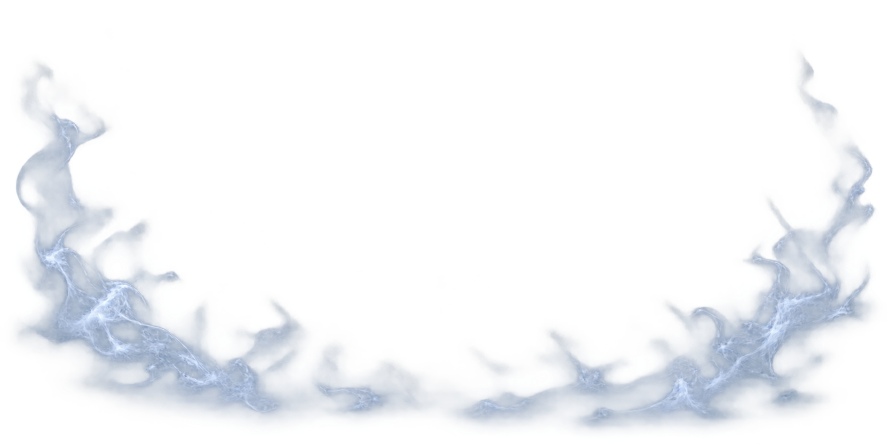
#> input picture work/activity-card-mist-review-v1/temporary-mist-veil.png, 1774 x 887 px (shown at 1/2 size)
$ python -i compose_review.py   (imports and definitions only)
#> lines starting #> are read from the running program, lines starting #| are printed output that depends on the picture
"""Static activity-card concept review only. No website or interactive code."""
from pathlib import Path
import hashlib,json
import numpy as np
from PIL import Image,ImageDraw,ImageFont,ImageFilter,ImageChops,ImageEnhance

ROOT=Path(__file__).resolve().parents[2]
WORK=Path(__file__).resolve().parent
OUT=ROOT/'outputs'
VERSION='v2'
# [1 line that did not run here, left out]
# [1 line that did not run here, left out]
# [1 line that did not run here, left out]
# [1 line not run here, left out]
def source_hashes():
 hashes={}
 for name,expected in PROTECTED.items():
  actual=hashlib.sha256((OUT/name).read_bytes()).hexdigest().upper()
  if actual!=expected:raise RuntimeError('Protected asset mismatch: '+name)
  hashes[name]=actual
 return hashes
# [1 line that did not run here, left out]
# [1 line not run here, left out]
# [1 line that did not run here, left out]
TITLE=(443,65,1093,280)

# [1 line that did not run here, left out]
def font(size,bold=False,sans=False):
 return ImageFont.truetype('C:/Windows/Fonts/arial.ttf' if sans else 'C:/Windows/Fonts/georgiab.ttf' if bold else 'C:/Windows/Fonts/georgia.ttf',size)

def artwork(name):
 im=Image.open(WORK/name).convert('RGBA')
 # Remove only virtually invisible generation dust on temporary materials.
 im.putalpha(im.getchannel('A').point(lambda a:0 if a<=4 else a))
 box=im.getchannel('A').point(lambda a:255 if a>7 else 0).getbbox()
 if box is None:raise RuntimeError('Empty generated artwork: '+name)
 return im.crop(box)

def fit(im,w,h):
 im=im.copy();im.thumbnail((w,h),Image.Resampling.LANCZOS)
 return im

def multiplied_alpha(im,factor):
 result=im.copy()
 result.putalpha(result.getchannel('A').point(lambda a:round(a*factor)))
 return result

def words(layer,value,cx,cy,size,bold=False,selected=False,sans=False):
 f=font(size,bold,sans)
 d=ImageDraw.Draw(layer)
 b=d.textbbox((0,0),value,font=f)
 x=round(cx-(b[2]-b[0])/2);y=round(cy-(b[3]-b[1])/2-b[1])
 # Names are opaque, with only a tight glyph-shaped contact shadow.
 shadow=blank()
 sd=ImageDraw.Draw(shadow)
 sd.text((x,y+1),value,font=f,fill=(6,9,17,200),stroke_width=1,stroke_fill=(6,9,17,200))
 shadow=shadow.filter(ImageFilter.GaussianBlur(.6))
 layer.alpha_composite(shadow)
 d=ImageDraw.Draw(layer)
 colour=(254,225,177,255) if selected else (237,231,214,255)
 d.text((x,y),value,font=f,fill=colour,stroke_width=1,stroke_fill=(10,13,22,255))

# [1 line that did not run here, left out]
MIST=artwork('temporary-mist-veil.png')
#> call 2 of artwork, with name = 'temporary-mist-veil.png'
#> in artwork, im is the input picture: PIL image 1774x887 RGBA; mean R, G, B, A 40.2, 47.9, 57.5, 26.8
#> in artwork (call 2), `box=im.getchannel('A').point(lambda a:255 if a>7 else 0).getbbox()`: box = (23, 101, 1757, 872)
#> in artwork (call 2), `return im.crop(box)`:
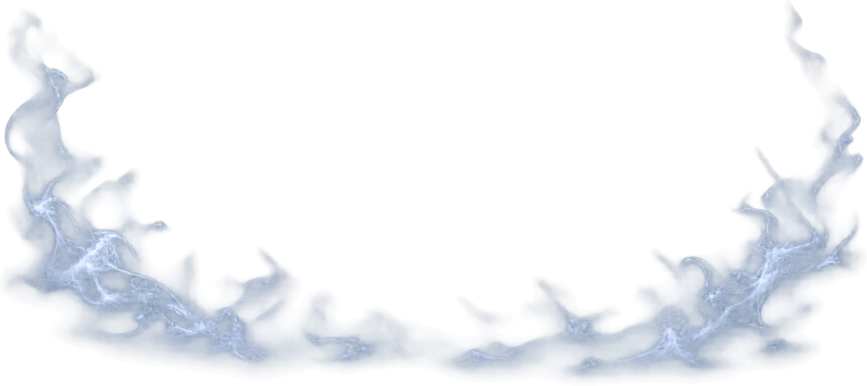
#> returned value: PIL image 1734x771 RGBA (shown at 1/2 size); mean R, G, B, A 47.2, 55.8, 66.9, 31.4; transparent parts drawn white
LAYOUT=[(78,340),(558,365),(1038,340)]
COMPONENTS=[]

def vision(index,focus=False):
 layer=blank()
 x,y=LAYOUT[index]
 scene=fit(SCENES[index],420,315)
 sx=x+(420-scene.width)//2
 sy=y+(315-scene.height)//2
 layer.alpha_composite(scene,(sx,sy))
 mist=MIST.resize((456,245),Image.Resampling.LANCZOS)
 # Reverse the asymmetric veil on one example to avoid repeated visual contours.
 if index==2:mist=mist.transpose(Image.Transpose.FLIP_LEFT_RIGHT)
 # Raw generated veil was too dense; restrained compositing avoids a cloud frame.
 if index==1:
  # Foreground mist crosses the actual lower path, so withdrawal reveals scenery.
  mist=MIST.resize((342,196),Image.Resampling.LANCZOS)
  mist=multiplied_alpha(mist,0 if focus else .50)
  layer.alpha_composite(mist,(x+39,y+119))
 else:
  mist=multiplied_alpha(mist,.32)
  layer.alpha_composite(mist,(x-18,y+135))
 words(layer,f'Activity {index+1}',x+210,y+343,30,True,focus)
 words(layer,'TEMPORARY SCENE',x+210,y+373,11,sans=True)
 return layer

# [1 line that did not run here, left out]
# [4 lines not run here, left out]
# [1 line that did not run here, left out]
# [1 line not run here, left out]

# [1 line that did not run here, left out]
# [4 lines that did not run here, left out]
# [16 lines not run here, left out]

# [1 line that did not run here, left out]
# [1 line that did not run here, left out]
# [1 line that did not run here, left out]
# [1 line that did not run here, left out]
# [1 line not run here, left out]
# [3 lines that did not run here, left out]

# Close-up compares the same location; captions sit outside the website reference.
sheet=Image.new('RGB',(1100,630),(20,23,30))
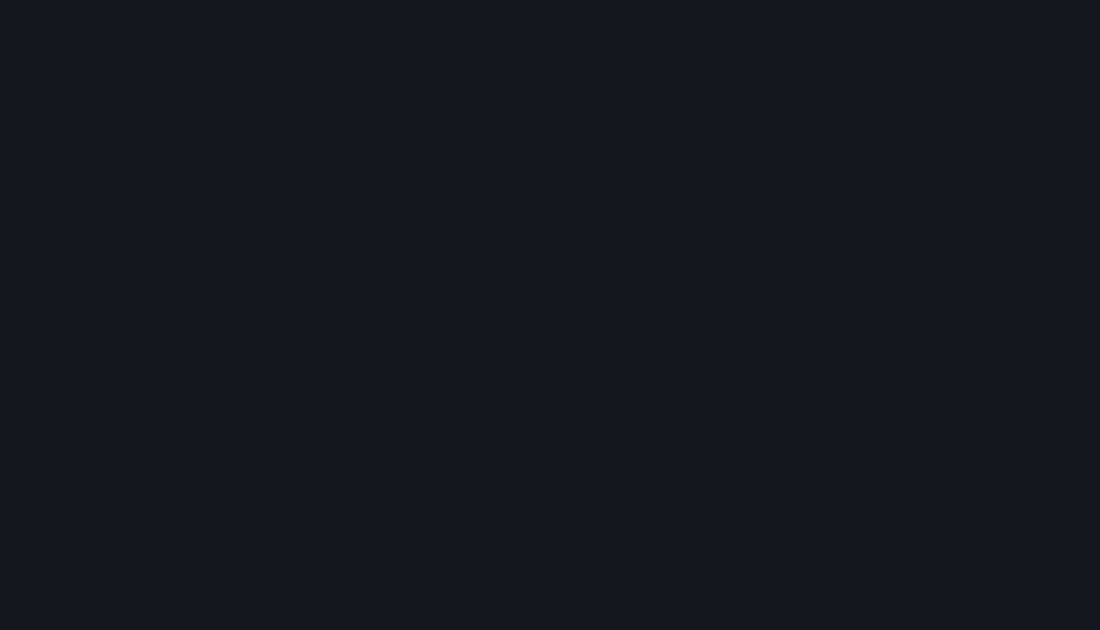
#> sheet: PIL image 1100x630 RGB; mean R, G, B 20, 23, 30
d=ImageDraw.Draw(sheet)
# [4 lines not run here, left out]
box=(520,336,1016,794)
# [4 lines not run here, left out]

# [1 line that did not run here, left out]
# [1 line that did not run here, left out]
# [1 line that did not run here, left out]
# [1 line not run here, left out]
parts=[]
# [4 lines not run here, left out]

>>> result = artwork('../../outputs/the-haunted-realm-navigation-b-home-redesign-review-v3-final.png')
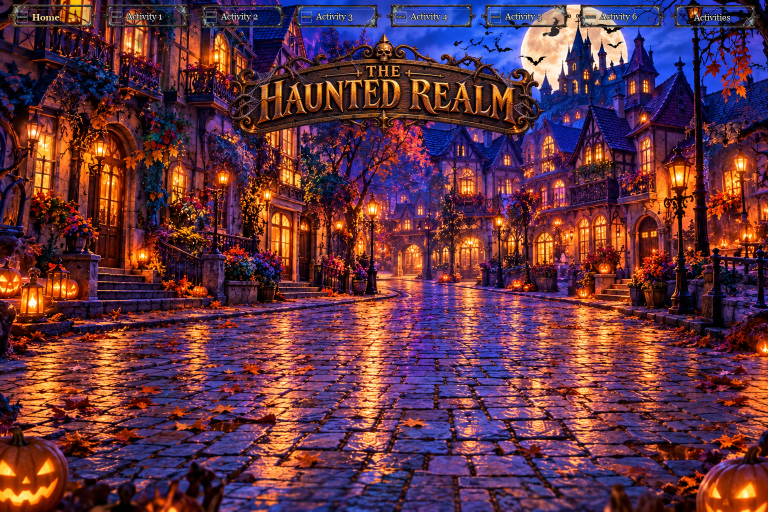
#> input picture outputs/the-haunted-realm-navigation-b-home-redesign-review-v3-final.png, 1536 x 1024 px (shown at 1/2 size)
#> in artwork (call 3), `box=im.getchannel('A').point(lambda a:255 if a>7 else 0).getbbox()`: box = (0, 0, 1536, 1024)
